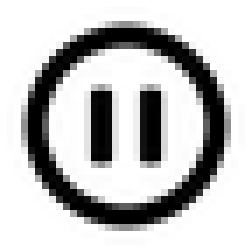
#> input picture Source/MenuBar/menubar-paused@2x.png, 36 x 36 px, given in place of menubar-paused@2x.png-color.png, which was not available (shown 7 times larger)
$ python before-after-sweep.py ../../../Source/MenuBar/menubar-paused@2x.png ../../../Source/MenuBar/menubar-color.png
#> lines starting #> are read from the running program, lines starting #| are printed output that depends on the picture; after the words box and inside, x2 and y2 are one past the last pixel; in counts of white or black regions, pixels touching at a corner belong together; pictures that were not available may be replaced by others from this repository, and a replacement may not be noted
# The before/after, moving: the seam glides across the busy screen by itself, so it reads as
# an animation rather than a slider (a README cannot run code, so nothing there can be dragged).
# Usage: social-preview.py /tmp/screen --parts, then before-after-sweep.py /tmp/screen out.webp
import sys, math
from PIL import Image, ImageDraw, ImageFont, ImageFilter
parts, out = sys.argv[1], sys.argv[2]
color, quiet = Image.open(parts + '-color.png').convert('RGB'), Image.open(parts + '-quiet.png').convert('RGB')
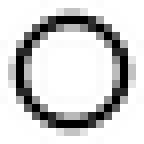
#> input picture Source/MenuBar/menubar-color.png, 18 x 18 px, given in place of menubar-paused@2x.png-quiet.png, which was not available (shown 8 times larger)
#> color: PIL image 36x36 RGB; every value is 0
#> quiet: PIL image 18x18 RGB; every value is 0
W, H = 1280, 520; sw, sh = color.size; sx, sy = 80, 56; FPS = 25
#> after `sw, sh = color.size`: sw = 36; sh = 36
def font(size, bold=False):
    for path in ['/System/Library/Fonts/HelveticaNeue.ttc', '/System/Library/Fonts/Helvetica.ttc']:
        try: return ImageFont.truetype(path, size, index=1 if bold else 0)
        except Exception: pass
    return ImageFont.load_default()
# backdrop with the screen's shadow, made once
base = Image.new('RGB', (W, H)); bd = ImageDraw.Draw(base)
#> after `base = Image.new('RGB', (W, H))`: base: PIL image 1280x520 RGB; every value is 0
for y in range(H):
    g = y / (H - 1); bd.line([(0, y), (W, y)], fill=tuple(int(a * (1 - g) + b * g) for a, b in zip((44, 46, 52), (24, 25, 29))))
base = base.convert('RGBA'); sh_ = Image.new('RGBA', (W, H), (0, 0, 0, 0))
#> after `base = base.convert('RGBA')`:
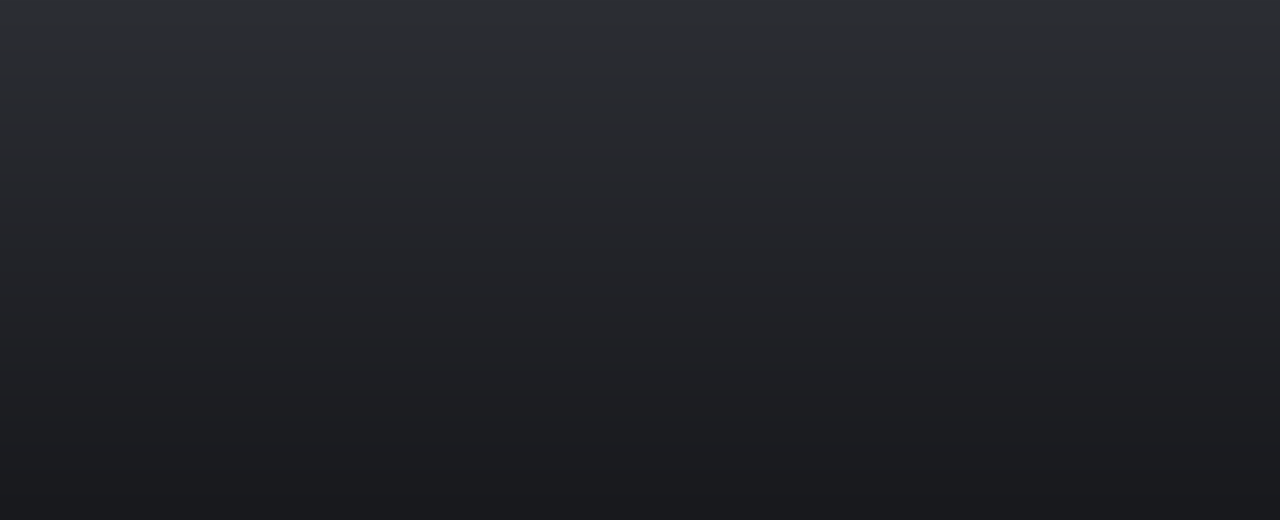
#> base: PIL image 1280x520 RGBA; mean R, G, B, A 33.5, 35, 40, 255
#> after `sh_ = Image.new('RGBA', (W, H), (0, 0, 0, 0))`: sh_: PIL image 1280x520 RGBA; every value is 0
ImageDraw.Draw(sh_).rounded_rectangle((sx, sy + 18, sx + sw, sy + sh + 18), 24, fill=(0, 0, 0, 170)); base = Image.alpha_composite(base, sh_.filter(ImageFilter.GaussianBlur(28)))
#> after `ImageDraw.Draw(sh_).rounded_rectangle((sx, sy + 18, sx + sw, sy + sh +`:
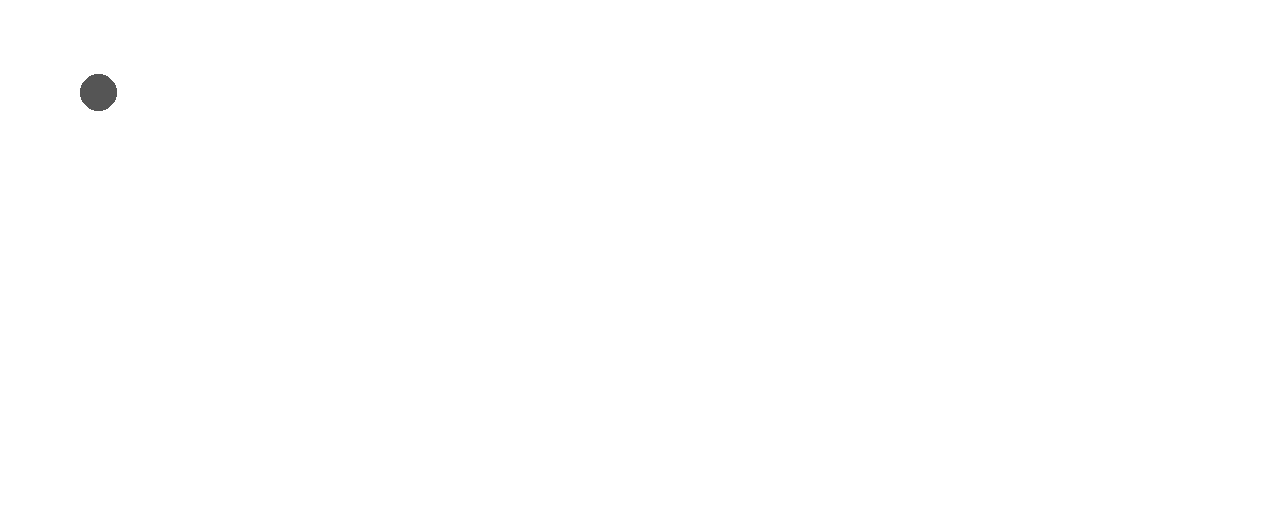
#> sh_: PIL image 1280x520 RGBA; mean R, G, B, A 0, 0, 0, 0.3; transparent parts drawn white
d = ImageDraw.Draw(base)
d.text((sx + 24, sy + sh + 22), 'The screen as it is', font=font(26), fill=(170, 172, 178))
cap = 'With Less Pull: grayscale and a little warmth'; d.text((sx + sw - 24 - d.textlength(cap, font=font(26)), sy + sh + 22), cap, font=font(26), fill=(170, 172, 178))
mask = Image.new('L', (sw, sh), 0); ImageDraw.Draw(mask).rounded_rectangle((0, 0, sw - 1, sh - 1), 24, fill=255)
#> after `mask = Image.new('L', (sw, sh), 0)`: mask: PIL image 36x36 L; every value is 0
#> after `ImageDraw.Draw(mask).rounded_rectangle((0, 0, sw - 1, sh - 1), 24, fil`:
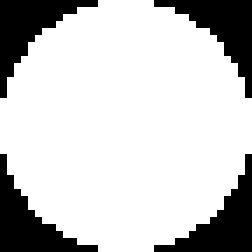
#> mask: PIL image 36x36 L (shown 7 times larger); 78.1% white; 4 black regions, box (x1, y1, x2, y2) and area: (0, 0, 14, 14) 71, (22, 0, 36, 14) 71, (0, 22, 14, 36) 71, (22, 22, 36, 36) 71
# the path of the seam: rest in the middle, glide right (more color), glide left (more quiet), back
ease = lambda t: .5 - .5 * math.cos(math.pi * t)
keys = [(.5, 1.0), (.8, 1.6), (.8, 1.0), (.2, 2.6), (.2, 1.0), (.5, 1.6)]  # (position, seconds to get there or hold)
path = []; p = .5
for target, secs in keys:
    n = int(secs * FPS)
    path += [p + (target - p) * ease((k + 1) / n) for k in range(n)]; p = target
frames = []
for p in path:
    cx = int(sw * p); scr = quiet.copy(); scr.paste(color.crop((0, 0, cx, sh)), (0, 0))
#> (the run stopped early here; a loop or call above may not have finished)
